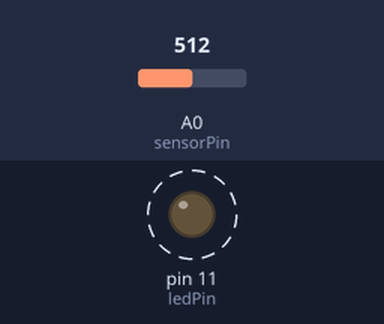
Bench run of a sketch on a simulated Arduino Uno, built with avr-gcc and run on an emulated ATmega328P. Shown: output pins drawn as LEDs (lit = HIGH). Dashed ring = blinking. The test bench sets the inputs (shaded band); at power-on: A0 (sensorPin) = 512.

Above: at 1.8 s.
1.9 s: A0 (sensorPin) set to 0
At 2.8 s:
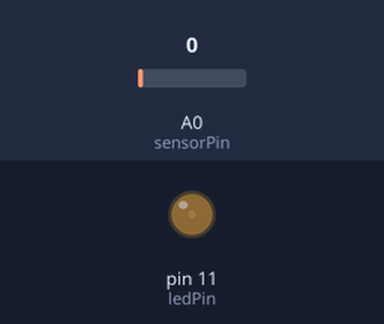
3.6 s: A0 (sensorPin) set to 122
At 3.9 s:
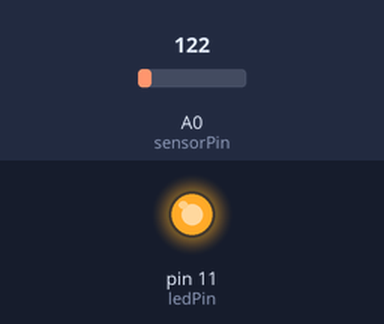
Timing chart, 0 to 13.1 s (numbered marks = the images above; inputs shaded):
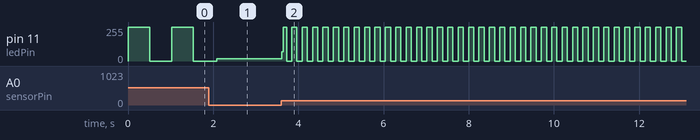

Measured:
- after the input at 3.6 s, pin 11 (ledPin): 18/255 → 69/255 at once, then moves between 0/255 and 255/255, repeating every 0.24 s
- by itself, pin 11 (ledPin): alternates 255/255 for 0.51 s and 0/255 for 0.51 s

The sketch:

CRX_ADKL3_04.ino
```cpp
/*
  Potentiometer
  Measure the position of a potentiometer and use it to
  control the blink rate of an LED. Turn the knob to make
  it blink faster or slower!
*/

int sensorPin = A0; // The potentiometer is connected to
                   // analog pin 0
int ledPin = 11;   // The LED is connected to digital pin 11

void setup() {

  // initialize the digital pin as an output.
  pinMode(ledPin, OUTPUT);
  // The above line is the same as "pinMode(11, OUTPUT);"
}

void loop() {
  // declare an integer variable to store the value of
  // the potentiometer. The
  int sensorValue;

  // analogRead() returns an integer number that ranges
  // from 0 (0 Volts) to 1023 (5 Volts)
  sensorValue = analogRead(sensorPin);

  // blink the LED by using the sensorValue variable to
  // change the blink speed

  digitalWrite(ledPin, HIGH); // Turn the LED on
  delay(sensorValue);         // Pause for sensorValue
                              // milliseconds

  digitalWrite(ledPin, LOW);  // Turn the LED off
  delay(sensorValue);         // Pause for sensorValue
                              // milliseconds

  // the loop() repeats forever
}
```
